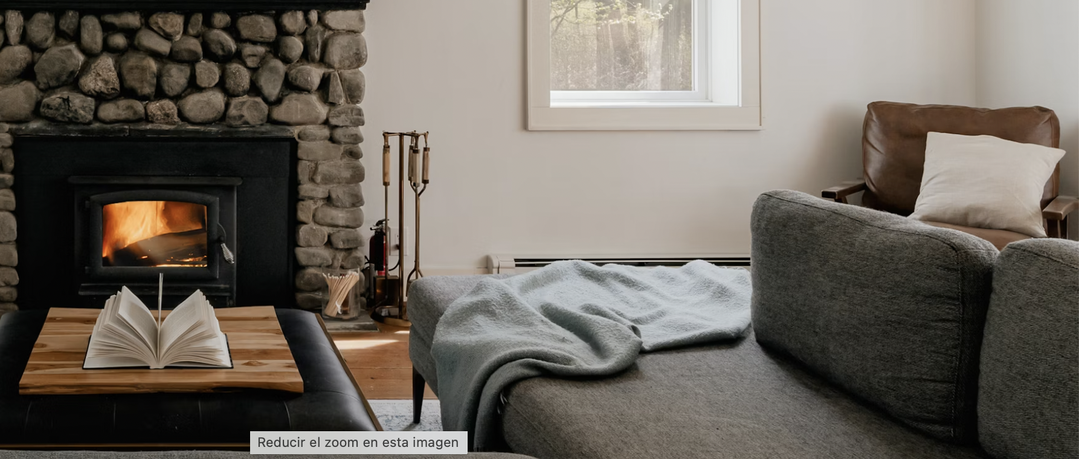
#> input picture imagenes/input0/s22.png, 1079 x 459 px, shrunk from 1786 x 760 before the run
$ jupyter execute proyecto03_v3.ipynb
#> lines starting #> are read from the running program, lines starting #| are printed output that depends on the picture; after the words box and inside, x2 and y2 are one past the last pixel; in counts of white or black regions, pixels touching at a corner belong together
# Proyecto 03
## Visión Por Computadora

[cell 1]
import os
import cv2
import numpy as np
import matplotlib.pyplot as plt

[cell 2]
images_dir = 'imagenes/'
input_dir = 'input0'

[cell 3]
fig, ax = plt.subplots(1, 2, figsize=(15, 5))
image_1 = cv2.imread(os.path.join(images_dir, input_dir, 's22.png'))
#> image_1 is the input picture: shape (459, 1079, 3); mean B, G, R 93.7, 102, 108.5
ax[0].imshow(cv2.cvtColor(image_1, cv2.COLOR_BGR2RGB))
ax[0].set_title('Original Image')
ax[0].axis('off')

image_2 = cv2.imread(os.path.join(images_dir, input_dir, 's11.png'))
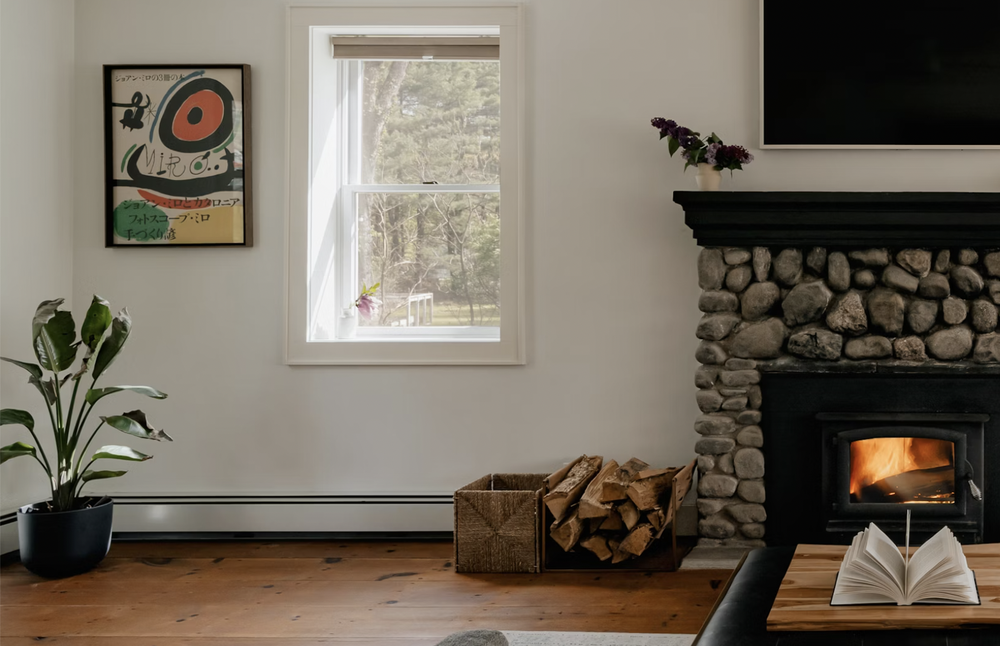
#> input picture imagenes/input0/s11.png, 1000 x 646 px, shrunk from 1656 x 1070 before the run
#> image_2 is the input picture: shape (646, 1000, 3); mean B, G, R 94.1, 106.2, 114.8
ax[1].imshow(cv2.cvtColor(image_2, cv2.COLOR_BGR2RGB))
ax[1].set_title('Original Image')
ax[1].axis('off')
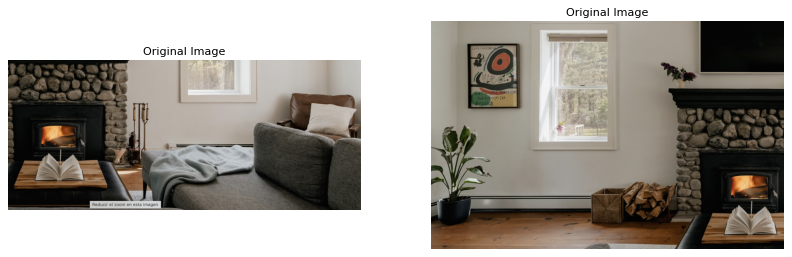
#> figure drawn by matplotlib, 2 panels

### 2

[cell 4]
def find_homography(image_1_data, image_2_data):
    sift = cv2.xfeatures2d.SIFT_create()

    keypoints_1, descriptors_1 = sift.detectAndCompute(image_1_data, None)
    keypoints_2, descriptors_2 = sift.detectAndCompute(image_2_data, None)

    brute_force_matcher = cv2.BFMatcher()
    matches = brute_force_matcher.knnMatch(descriptors_1, descriptors_2, k=2)
    good_matches = np.asarray([m for m in matches if m[0].distance < 0.7 * m[1].distance])

    MIN_MATCH_COUNT = 10
    if len(good_matches) > MIN_MATCH_COUNT:
        src_pts = np.float32([keypoints_1[m.queryIdx].pt for m in good_matches[:, 0]]).reshape(-1, 1, 2)
        dst_pts = np.float32([keypoints_2[m.trainIdx].pt for m in good_matches[:, 0]]).reshape(-1, 1, 2)

        H, _ = cv2.findHomography(src_pts, dst_pts, cv2.RANSAC, 5.0)
        return H

    else:
        print(f"Not enough matches - {len(good_matches)/MIN_MATCH_COUNT}")

### 3

[cell 5]
def warping(img1, img2, homography):
    height_img1, width_img1, _ = img1.shape
    height_img2, width_img2, _ = img2.shape

    img1_warped = cv2.warpPerspective(img1, homography, (width_img1 + width_img2, height_img2))
    img1_warped[0:height_img2, 0:width_img2] = img2

    return img1_warped

[cell 6]
homography_12 = find_homography(image_1, image_2)
#> in find_homography, `keypoints_1, descriptors_1 = sift.detectAndCompute(image_1_data, None)`: keypoints_1 = 1588 keypoints; strongest (x, y, size): (138, 223, 34.2), (254, 435, 6.7), (466, 432, 1.9), (252, 433, 2.6)
#> in find_homography, `keypoints_2, descriptors_2 = sift.detectAndCompute(image_2_data, None)`: keypoints_2 = 1998 keypoints; strongest (x, y, size): (885, 459, 34.3), (64, 461, 1.9), (64, 464, 2.3), (20, 510, 2.3)
#> in find_homography, `matches = brute_force_matcher.knnMatch(descriptors_1, descriptors_2, k..`: matches = 1588 matches
#> in find_homography, `src_pts = np.float32([keypoints_1[m.queryIdx].pt for m in good_matches..`: src_pts = 381 rows, first 8: [2.75, 284.2], [5.88, 186.9], [6.7, 126.3], [6.87, 213.4], [6.9, 138.7], [7.14, 121.9], [7.3, 284.3], [7.72, 135.5]
#> in find_homography, `dst_pts = np.float32([keypoints_2[m.trainIdx].pt for m in good_matches..`: dst_pts = 381 rows, first 8: [750.2, 520.7], [753.5, 423.4], [754.2, 363], [754.5, 450], [754.4, 375.4], [754.8, 358.5], [754.9, 520.9], [755.3, 372.1]
#> in find_homography, `H, _ = cv2.findHomography(src_pts, dst_pts, cv2.RANSAC, 5.0)`: H = [[1, 0.000712, 747.5], [8.23e-06, 1, 236.6], [-7.65e-08, 6.65e-07, 1]]
#> homography_12 has the same summary as H in find_homography
warped_img = warping(image_1, image_2, homography_12)

plt.figure(figsize=(20,10))
plt.imshow(warped_img)
plt.show()

[cell 7]
# Carga las imágenes
images_dir = "imagenes\input0"  # Asegúrate de definir esta variable correctamente
image_files = ['a3.png','a2.png' ,'a1.png']
images = [cv2.imread(os.path.join(images_dir, f)) for f in image_files if f]
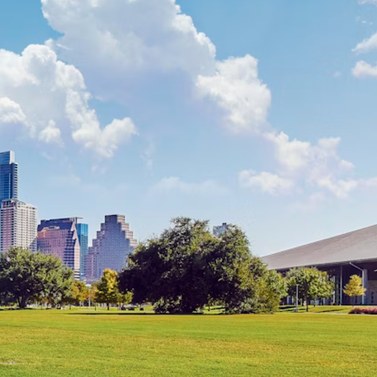
#> input picture imagenes/input0/a3.png, 377 x 377 px, shrunk from 625 x 625 before the run, found by its file name
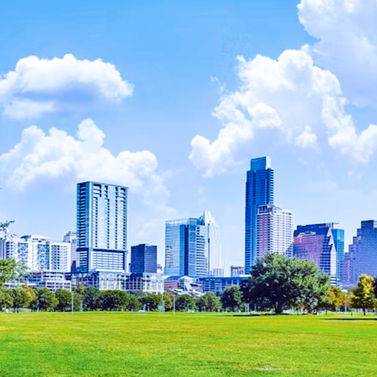
#> input picture imagenes/input0/a2.png, 377 x 377 px, shrunk from 625 x 625 before the run, found by its file name
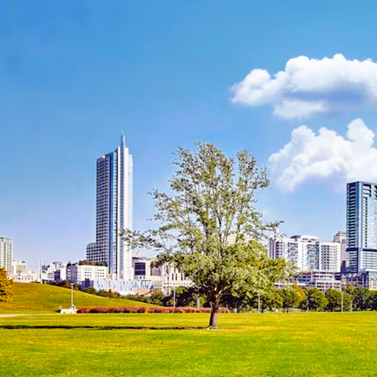
#> input picture imagenes/input0/a1.png, 377 x 377 px, shrunk from 625 x 625 before the run, found by its file name

# Calcula las homografías y crea la imagen panorámica
previous_image = images[0]
#> previous_image is the input picture: shape (377, 377, 3); mean B, G, R 163, 170.5, 157.8
for i in range(1, len(images)):
    H = find_homography(previous_image, images[i])
    if H is not None:
        previous_image = warping(previous_image, images[i], H)
#> this loop made 2 passes
#> (matches in find_homography, MIN_MATCH_COUNT in find_homography) on passes 1 to 2: (607 matches, 10), (1311 matches, 10)
#> pass 1, in warping (call 2), `img1_warped = cv2.warpPerspective(img1, homography, (width_img1 + widt..`:
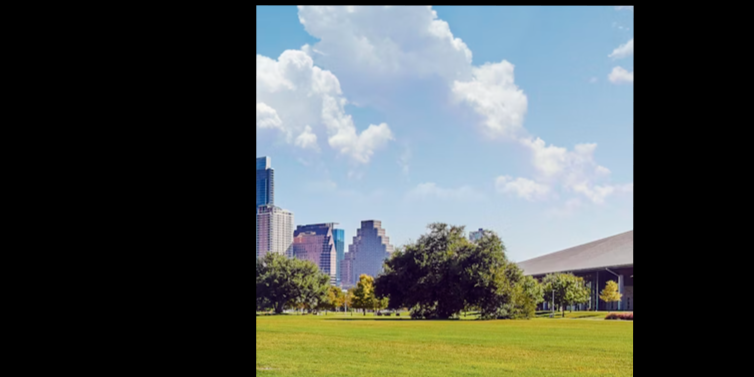
#> img1_warped: shape (377, 754, 3); mean B, G, R 81.1, 84.1, 77.8
#> pass 1, `previous_image = warping(previous_image, images[i], H)`:
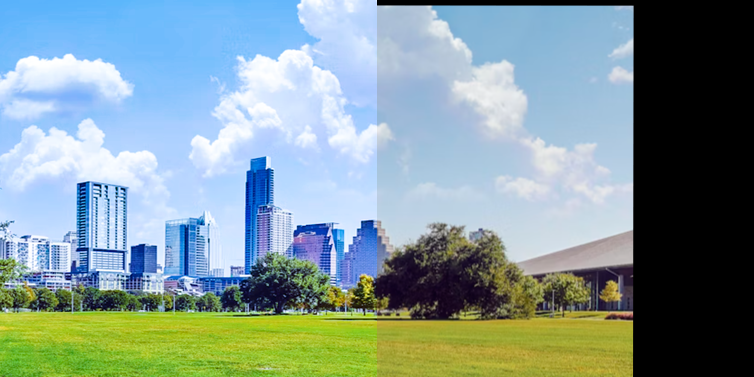
#> previous_image: shape (377, 754, 3); mean B, G, R 153.2, 152, 129.9

# Visualiza el resultado
plt.figure(figsize=(15, 10))
plt.imshow(cv2.cvtColor(previous_image, cv2.COLOR_BGR2RGB))
plt.title("Panoramic Image")
plt.axis('off')
plt.show()

## WARPING WITH BLENDING (DEGRADADO ENTRE IMAGENES)

[cell 8]
def warping(img1, img2, homography):
    height_img1, width_img1 = img1.shape[:2]
    height_img2, width_img2 = img2.shape[:2]

    # Calcular dimensiones de la imagen de salida
    output_width = width_img1 + width_img2
    output_height = max(height_img1, height_img2)

    # Warp img1 con la homografía
    img1_warped = cv2.warpPerspective(img1, homography, (output_width, output_height))
    mask1_warped = cv2.warpPerspective(np.ones((height_img1, width_img1), dtype=np.uint8), homography, (output_width, output_height))

    # Preparar el canvas para el resultado final
    result = np.zeros((output_height, output_width, 3), dtype=img1.dtype)

    # Preparar la imagen y máscara de img2 en el canvas extendido
    img2_extended = np.zeros((output_height, output_width, 3), dtype=img2.dtype)
    img2_extended[:height_img2, :width_img2] = img2
    mask2_extended = np.zeros((output_height, output_width), dtype=np.uint8)
    mask2_extended[:height_img2, :width_img2] = 1

    # Identificar áreas de superposición y no superposición
    overlap = (mask1_warped == 1) & (mask2_extended == 1)
    non_overlap1 = (mask1_warped == 1) & (mask2_extended == 0)
    non_overlap2 = (mask1_warped == 0) & (mask2_extended == 1)

    if np.any(overlap):
        rows, cols = np.where(overlap)
        min_col, max_col = cols.min(), cols.max()
        gradient_width = max_col - min_col + 1
        alpha = np.linspace(1, 0, gradient_width)  # Invertir la dirección del degradado

        # Crear una máscara de degradado completa para la región de superposición
        full_alpha = np.zeros_like(img1_warped[:, :, 0], dtype=float)
        full_alpha[:, min_col:max_col+1] = alpha

        # Usar la máscara de degradado para el blending
        for c in range(3):  # Repetir para cada canal de color
            result[overlap, c] = (img1_warped[overlap, c] * (1 - full_alpha[overlap]) + img2_extended[overlap, c] * full_alpha[overlap]).astype(np.uint8)

    # Donde solo img1 tiene datos
    result[non_overlap1] = img1_warped[non_overlap1]

    # Donde solo img2 tiene datos
    result[non_overlap2] = img2_extended[non_overlap2]

    return result

[cell 9]
# Carga las imágenes
images_dir = "imagenes/input0"
image_files = ['a3.png', 'a2.png', 'a1.png']
images = [cv2.imread(os.path.join(images_dir, f)) for f in image_files if f]

# Calcula las homografías y crea la imagen panorámica
previous_image = images[0]
for i in range(1, len(images)):
    H = find_homography(previous_image, images[i])
    if H is not None:
        previous_image = warping(previous_image, images[i], H)
#> this loop made 2 passes
#> (matches in find_homography, MIN_MATCH_COUNT in find_homography) on passes 1 to 2: (607 matches, 10), (1306 matches, 10)
#> pass 1, in warping, `mask1_warped = cv2.warpPerspective(np.ones((height_img1, width_img1), ..`:
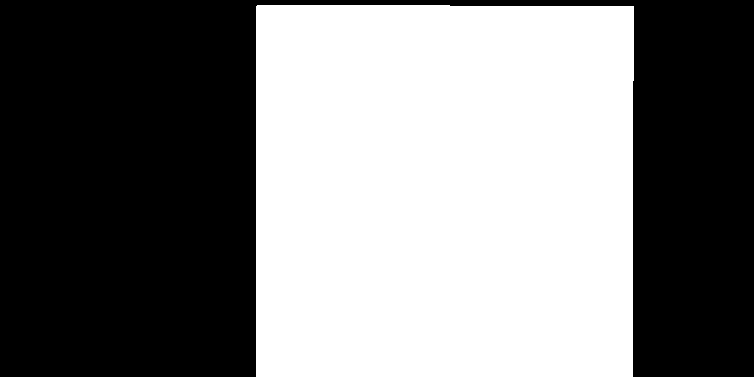
#> mask1_warped: shape (377, 754); values 0 (black) and 1 (white), 49.3% white; 1 white region, box (x1, y1, x2, y2) and area: (256, 5, 634, 377) 140135
#> pass 1, in warping, `non_overlap2 = (mask1_warped == 0) & (mask2_extended == 1)`:
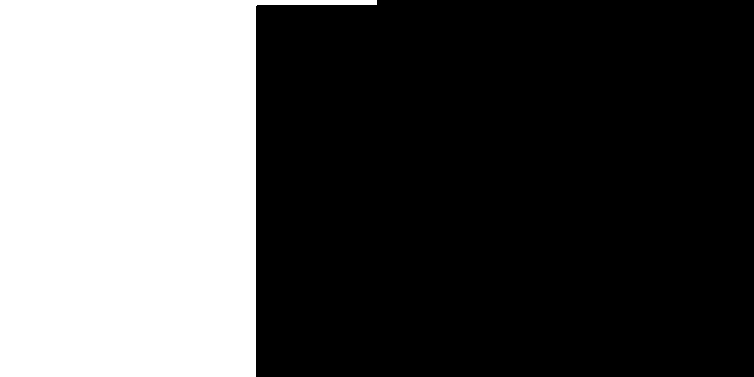
#> non_overlap2: shape (377, 754) bool; 34.2% white; 1 white region, box (x1, y1, x2, y2) and area: (0, 0, 377, 377) 97118
#> after the loop:
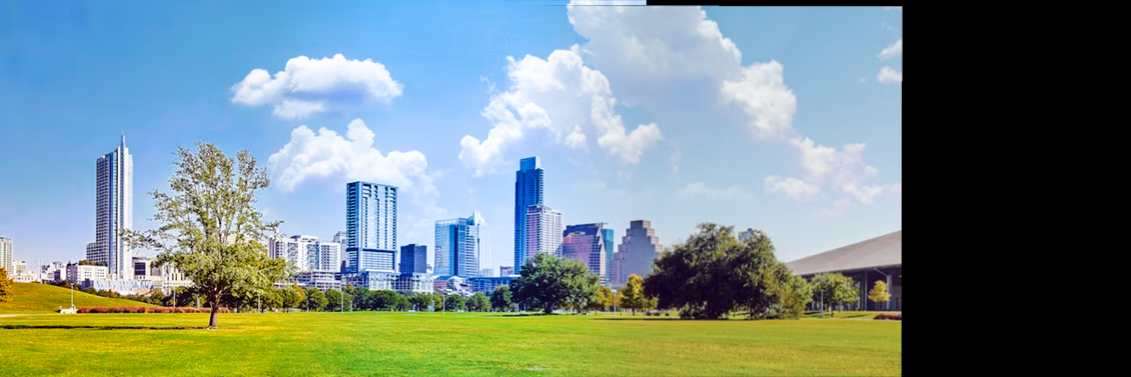
#> previous_image: shape (377, 1131, 3); mean B, G, R 136.7, 138.6, 118.4

# Visualiza el resultado
plt.figure(figsize=(15, 10))
plt.imshow(cv2.cvtColor(previous_image, cv2.COLOR_BGR2RGB))
plt.title("Panoramic Image")
plt.axis('off')
plt.show()
